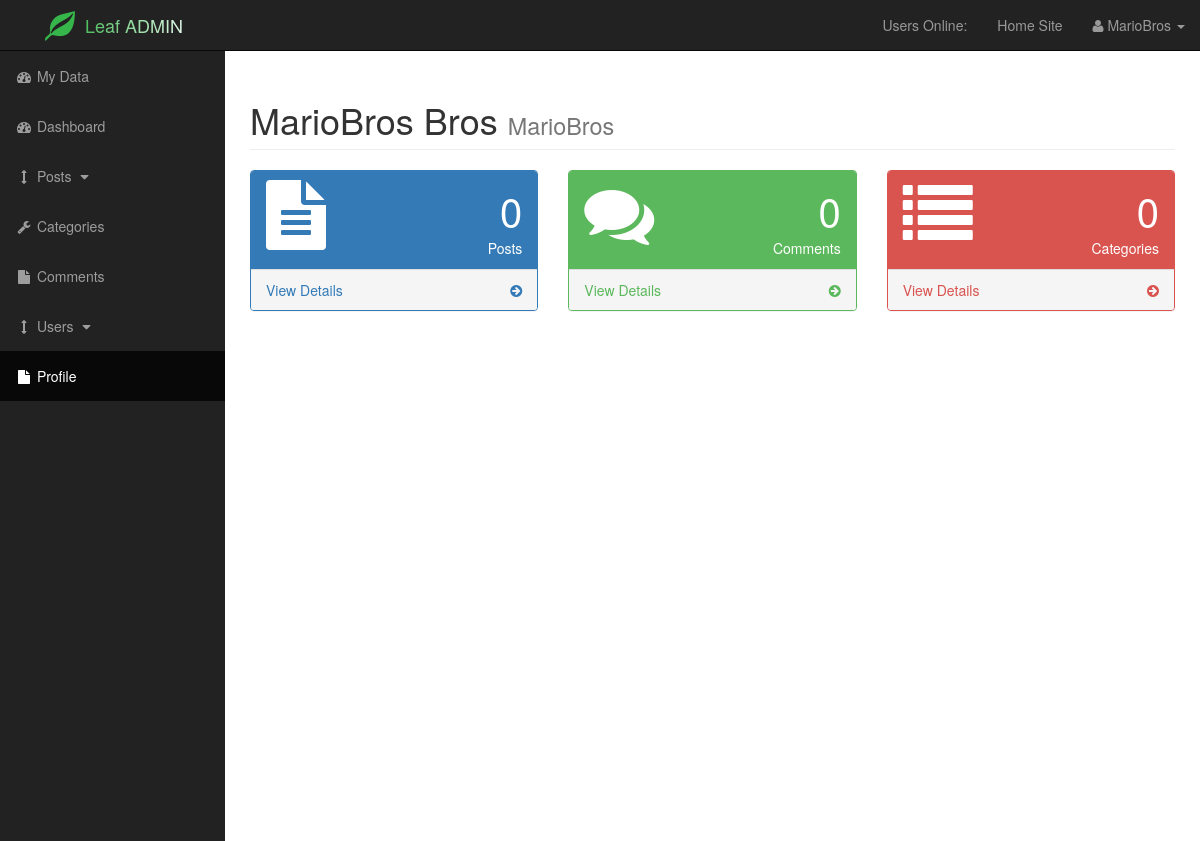
Before: /admin/ (signed in) with the older database file.
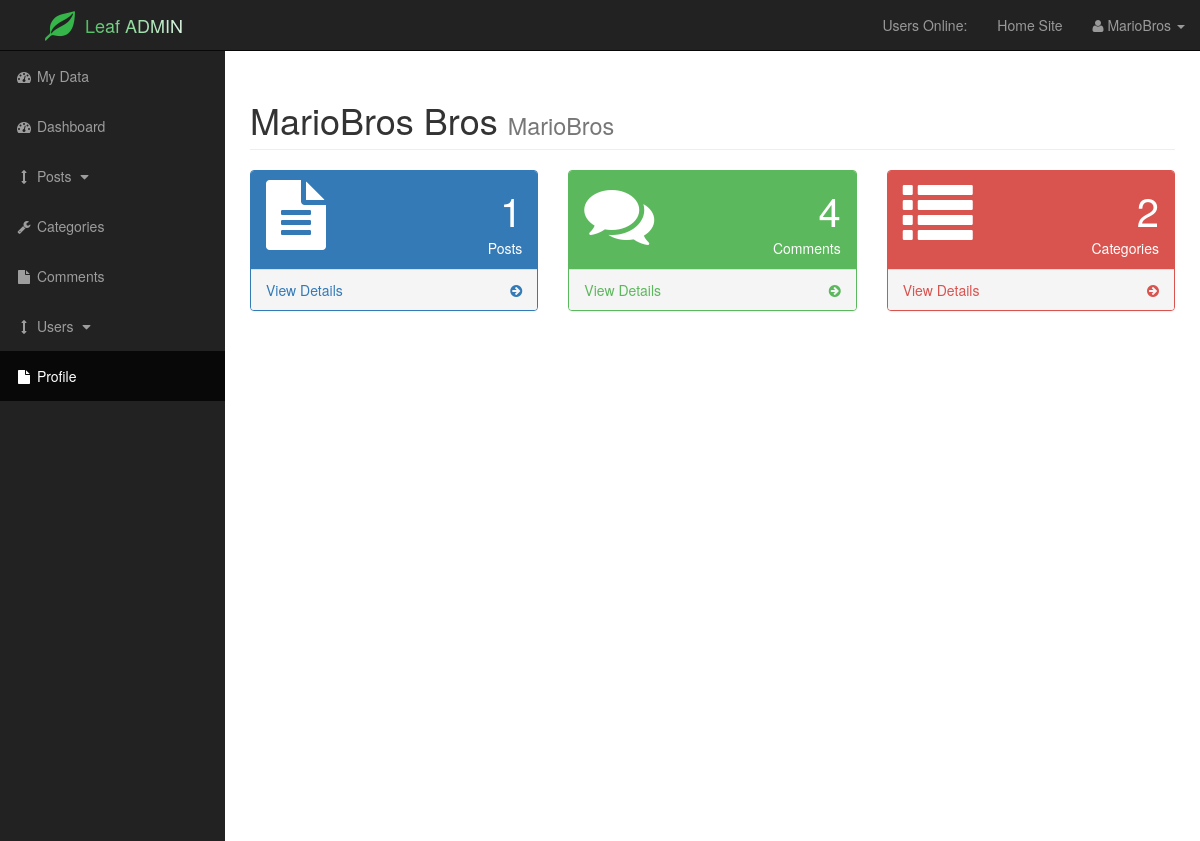
After: the same page with the newer database file.
### tables this page shows
CREATE TABLE `users` (
  `user_id` int(3) NOT NULL,
  `username` varchar(255) NOT NULL,
  `user_password` varchar(255) NOT NULL,
  `user_firstname` varchar(255) DEFAULT NULL,
  `user_lastname` varchar(255) DEFAULT NULL,
  `user_email` varchar(255) NOT NULL,
  `user_image` text DEFAULT NULL,
  `user_role` varchar(255) NOT NULL,
  `token` text DEFAULT NULL
);

### admin/functions.php (called while the page is built, shortened)
<?php
function query($query) {
    global $connection;
    $result = mysqli_query($connection,$query);
    return $result;
}
function isLoggedIn() {
    return isset($_SESSION['user_role']);
}
function loggedInUserId() {
    if(isLoggedIn()) {
       $result = query("SELECT * FROM users WHERE username ='". $_SESSION['username'] . "'");
       $user = mysqli_fetch_array($result);
       return mysqli_num_rows($result) >= 1 ? $user['user_id'] : false;
    }
    return false;
}
function get_all_user_posts() {
    return query("SELECT * FROM posts WHERE user_id=".loggedInUserId()."" );
}
function get_all_user_comments() {
    return query("SELECT * FROM posts INNER JOIN comments ON posts.post_id = comments.comment_post_id WHERE user_id=".loggedInUserId()."");
}
function get_all_user_categories() {
    return query("SELECT * FROM categories  WHERE user_id=".loggedInUserId()."");
}
function count_records($result) {
    return mysqli_num_rows($result);
}

### admin/index.php (the view, shortened to what the changed rows need)
<?php
include("includes/admin_header.php");
$posts_count = count_records(get_all_user_posts());
$comments_count = count_records(get_all_user_comments());
$categories_count = count_records(get_all_user_categories());
?>
<div id="wrapper">
    <div id="page-wrapper">
        <div class="container-fluid">
            <div class="row">
                <div class="col-lg-12">
                    <h1 class="page-header">
                        <?php echo $_SESSION['user_firstname'] . " ";
                        echo $_SESSION['user_lastname']; ?>
                        <small><?php echo $_SESSION['username']; ?></small>
                    </h1>
                </div>
            </div>
            <div class="row">
                <div class="col-lg-4 col-md-6">
                    <div class="panel panel-primary">
                        <div class="panel-heading">
                            <div class="row">
                                <div class="col-xs-9 text-right">
                                    <?php echo "<div class='huge'>".$posts_count."</div>" ?>
                                    <div>Posts</div>
                                </div>
                            </div>
                        </div>
                    </div>
                </div>
                <div class="col-lg-4 col-md-6">
                    <div class="panel panel-green">
                        <div class="panel-heading">
                            <div class="row">
                                <div class="col-xs-9 text-right">
                                    <?php echo "<div class='huge'>".$comments_count."</div>" ?>
                                    <div>Comments</div>
                                </div>
                            </div>
                        </div>
                    </div>
                </div>
                <div class="col-lg-4 col-md-6">
                    <div class="panel panel-red">
                        <div class="panel-heading">
                            <div class="row">
                                <div class="col-xs-9 text-right">
                                    <?php echo "<div class='huge'>".$categories_count."</div>" ?>
                                    <div>Categories</div>
                                </div>
                            </div>
                        </div>
                    </div>
                </div>
            </div>
        </div>
    </div>
<?php include("includes/admin_footer.php") ?>

Changed rows visible on the page:
changed users: user_id "0" → "1"; user_id "0" → "4"; user_id "0" → "2"
